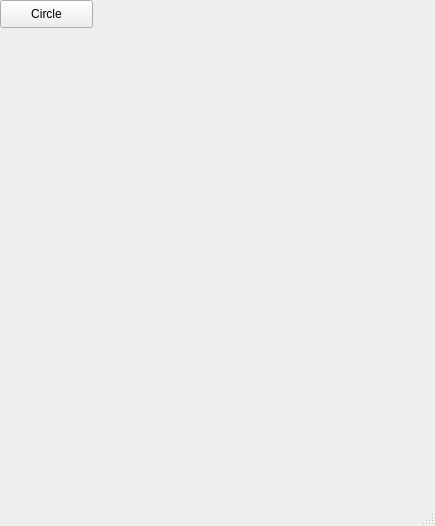
<?xml version="1.0" encoding="UTF-8"?>
<ui version="4.0">
 <class>MainWindow</class>
 <widget class="QMainWindow" name="MainWindow">
  <property name="geometry">
   <rect>
    <x>0</x>
    <y>0</y>
    <width>435</width>
    <height>526</height>
   </rect>
  </property>
  <property name="windowTitle">
   <string>MainWindow</string>
  </property>
  <widget class="QWidget" name="centralwidget">
   <widget class="QPushButton" name="CircleButton">
    <property name="geometry">
     <rect>
      <x>0</x>
      <y>0</y>
      <width>93</width>
      <height>28</height>
     </rect>
    </property>
    <property name="text">
     <string>Circle</string>
    </property>
   </widget>
  </widget>
  <widget class="QMenuBar" name="menubar">
   <property name="geometry">
    <rect>
     <x>0</x>
     <y>0</y>
     <width>435</width>
     <height>26</height>
    </rect>
   </property>
  </widget>
  <widget class="QStatusBar" name="statusbar"/>
 </widget>
 <resources/>
 <connections/>
</ui>
